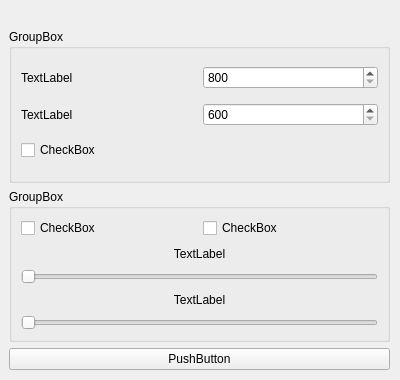
<?xml version="1.0" encoding="UTF-8"?>
<ui version="4.0">
 <class>COptions</class>
 <widget class="QWidget" name="COptions">
  <property name="geometry">
   <rect>
    <x>0</x>
    <y>0</y>
    <width>400</width>
    <height>380</height>
   </rect>
  </property>
  <property name="windowTitle">
   <string>Form</string>
  </property>
  <widget class="QWidget" name="gridLayoutWidget">
   <property name="geometry">
    <rect>
     <x>9</x>
     <y>29</y>
     <width>381</width>
     <height>341</height>
    </rect>
   </property>
   <layout class="QGridLayout" name="gridLayout">
    <item row="0" column="0">
     <widget class="QGroupBox" name="gboxVideo">
      <property name="maximumSize">
       <size>
        <width>16777215</width>
        <height>16777215</height>
       </size>
      </property>
      <property name="title">
       <string>GroupBox</string>
      </property>
      <layout class="QGridLayout" name="gridLayout_2">
       <item row="0" column="0">
        <widget class="QLabel" name="labelResolutionX">
         <property name="text">
          <string>TextLabel</string>
         </property>
        </widget>
       </item>
       <item row="0" column="1">
        <widget class="QSpinBox" name="spinResolutionX">
         <property name="minimum">
          <number>800</number>
         </property>
         <property name="maximum">
          <number>5000</number>
         </property>
         <property name="displayIntegerBase">
          <number>10</number>
         </property>
        </widget>
       </item>
       <item row="1" column="0">
        <widget class="QLabel" name="labelResolutionY">
         <property name="text">
          <string>TextLabel</string>
         </property>
        </widget>
       </item>
       <item row="1" column="1">
        <widget class="QSpinBox" name="spinResolutionY">
         <property name="minimum">
          <number>600</number>
         </property>
         <property name="maximum">
          <number>5000</number>
         </property>
        </widget>
       </item>
       <item row="2" column="0" colspan="2">
        <widget class="QCheckBox" name="cboxWindowMode">
         <property name="text">
          <string>CheckBox</string>
         </property>
        </widget>
       </item>
      </layout>
     </widget>
    </item>
    <item row="1" column="0">
     <widget class="QGroupBox" name="gboxSound">
      <property name="title">
       <string>GroupBox</string>
      </property>
      <layout class="QGridLayout" name="gridLayout_3">
       <item row="0" column="0">
        <widget class="QCheckBox" name="cboxSound">
         <property name="text">
          <string>CheckBox</string>
         </property>
        </widget>
       </item>
       <item row="4" column="0" colspan="2">
        <widget class="QSlider" name="sliderMusic">
         <property name="orientation">
          <enum>Qt::Horizontal</enum>
         </property>
        </widget>
       </item>
       <item row="0" column="1">
        <widget class="QCheckBox" name="cboxMusic">
         <property name="text">
          <string>CheckBox</string>
         </property>
        </widget>
       </item>
       <item row="2" column="0" colspan="2">
        <widget class="QSlider" name="sliderSound">
         <property name="orientation">
          <enum>Qt::Horizontal</enum>
         </property>
        </widget>
       </item>
       <item row="1" column="0" colspan="2">
        <widget class="QLabel" name="labelSound">
         <property name="text">
          <string>TextLabel</string>
         </property>
         <property name="alignment">
          <set>Qt::AlignCenter</set>
         </property>
        </widget>
       </item>
       <item row="3" column="0" colspan="2">
        <widget class="QLabel" name="labelMusic">
         <property name="text">
          <string>TextLabel</string>
         </property>
         <property name="alignment">
          <set>Qt::AlignCenter</set>
         </property>
        </widget>
       </item>
      </layout>
     </widget>
    </item>
    <item row="2" column="0">
     <widget class="QPushButton" name="buttonSave">
      <property name="text">
       <string>PushButton</string>
      </property>
     </widget>
    </item>
   </layout>
  </widget>
 </widget>
 <resources/>
 <connections/>
</ui>
